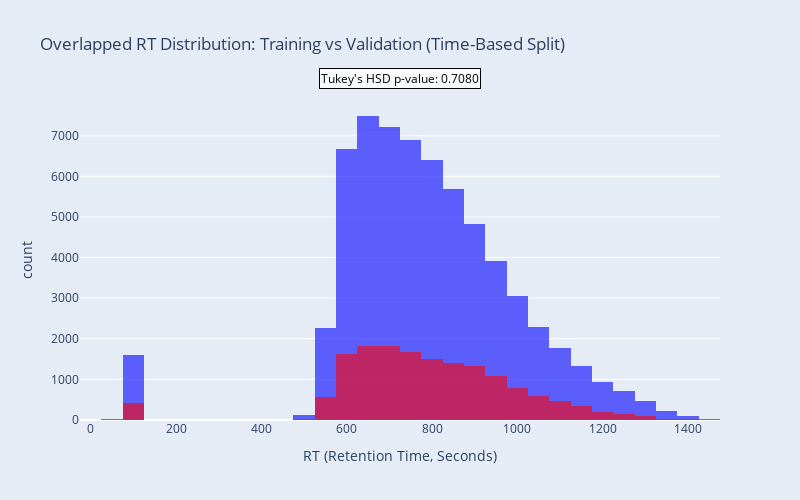

The cell this chart's notebook holds for it:
### Markdown cell above
## Chronological splitting

### Code cell
# Sort the dataset by date from old to new
dataset_clean_sorted = dataset_clean.sort_values(by='date')

# Split the dataset by time: older 80% for training, newer 20% for validation
split_index = int(len(dataset_clean_sorted) * 0.8)
train_set_time = dataset_clean_sorted.iloc[:split_index]
valid_set_time = dataset_clean_sorted.iloc[split_index:]

print(f"Training set size (time-based): {len(train_set_time)}")
print(f"Validation set size (time-based): {len(valid_set_time)}")

# Create an overlapped histogram for RT values in training and validation sets (time-based split)
fig = px.histogram(
    train_set_time, x='rt', nbins=50, opacity=0.6, 
    title='Overlapped RT Distribution: Training vs Validation (Time-Based Split)',
    labels={'rt': 'RT (Retention Time, Seconds)', 'count': 'Frequency'},
    color_discrete_sequence=['blue'],
    marginal=None
)

# Add validation set to the same figure
fig.add_trace(
    px.histogram(
        valid_set_time, x='rt', nbins=50, opacity=0.6, 
        color_discrete_sequence=['red']
    ).data[0]
)

# Update layout for better visualization
fig.update_layout(
    barmode='overlay',
    plot_bgcolor='rgba(229, 236, 246,1)',
    paper_bgcolor='rgba(229, 236, 246,1)',
    width=800,
    height=500,
    legend=dict(title='Dataset', itemsizing='constant')
)


from statsmodels.stats.multicomp import pairwise_tukeyhsd

# Combine training and validation sets for Tukey's HSD test
data_combined = train_set_time[['rt']].copy()
data_combined['set'] = 'Training'
validation_data = valid_set_time[['rt']].copy()
validation_data['set'] = 'Validation'
data_combined = pd.concat([data_combined, validation_data])

# Perform Tukey's HSD test
tukey_result = pairwise_tukeyhsd(endog=data_combined['rt'], groups=data_combined['set'], alpha=0.05)
print(tukey_result)

# Annotate the plot with Tukey's HSD results
fig.add_annotation(
    text=f"Tukey's HSD p-value: {tukey_result.pvalues[0]:.4f}",
    xref="paper", yref="paper",
    x=0.5, y=1.1, showarrow=False,
    font=dict(size=12, color="black"),
    align="center",
    bgcolor="rgba(255, 255, 255, 0.8)",
    bordercolor="black",
    borderwidth=1
)

fig.show()

### Figure 1 — Plotly figure (JSON) as saved in the notebook; plotly's stock layout.template omitted (floating-point values rounded to 4 significant figures; data arrays with more than 128 entries replaced by an {"elided": "..."} marker saying what was removed)
{"data": [{"bingroup": "x", "hovertemplate": "RT (Retention Time, Seconds)=%{x}<br>count=%{y}<extra></extra>", "legendgroup": "", "marker": {"color": "blue", "opacity": 0.6, "pattern": {"shape": ""}}, "name": "", "nbinsx": 50, "orientation": "v", "showlegend": false, "type": "histogram", "x": {"elided": "64030 float values"}, "xaxis": "x", "yaxis": "y"}, {"bingroup": "x", "hovertemplate": "rt=%{x}<br>count=%{y}<extra></extra>", "legendgroup": "", "marker": {"color": "red", "opacity": 0.6, "pattern": {"shape": ""}}, "name": "", "nbinsx": 50, "orientation": "v", "showlegend": false, "type": "histogram", "x": {"elided": "16008 float values"}, "xaxis": "x", "yaxis": "y"}], "layout": {"annotations": [{"align": "center", "bgcolor": "rgba(255, 255, 255, 0.8)", "bordercolor": "black", "borderwidth": 1, "font": {"color": "black", "size": 12}, "showarrow": false, "text": "Tukey's HSD p-value: 0.7080", "x": 0.5, "xref": "paper", "y": 1.1, "yref": "paper"}], "barmode": "overlay", "height": 500, "legend": {"itemsizing": "constant", "title": {"text": "Dataset"}, "tracegroupgap": 0}, "paper_bgcolor": "rgba(229, 236, 246,1)", "plot_bgcolor": "rgba(229, 236, 246,1)", "title": {"text": "Overlapped RT Distribution: Training vs Validation (Time-Based Split)"}, "width": 800, "xaxis": {"anchor": "y", "domain": [0, 1], "title": {"text": "RT (Retention Time, Seconds)"}}, "yaxis": {"anchor": "x", "domain": [0, 1], "title": {"text": "count"}}}}
